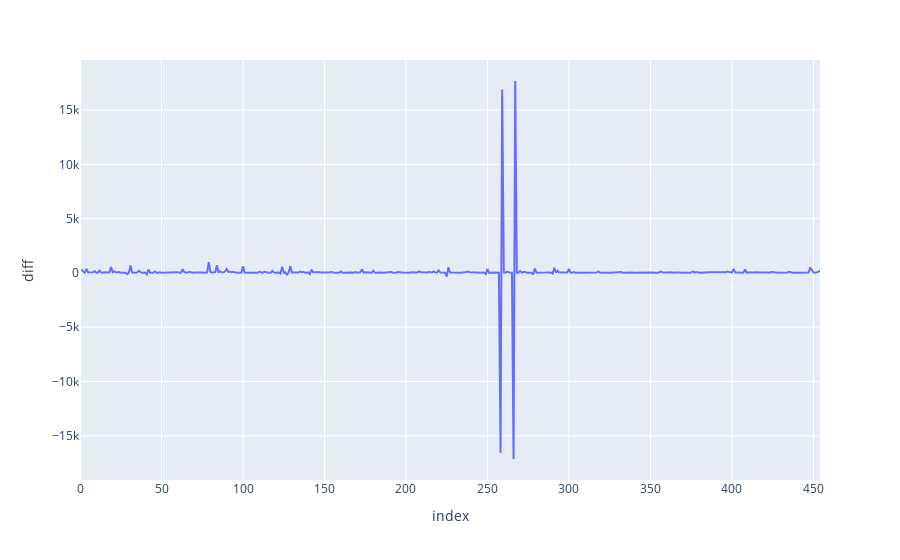

Source (notebook cell):
### Code cell
fig = px.line(df, y='diff')
fig

### Figure 1 — Plotly figure (JSON) as saved in the notebook; plotly's stock layout.template omitted (floating-point values rounded to 4 significant figures; data arrays with more than 128 entries replaced by an {"elided": "..."} marker saying what was removed)
{"data": [{"hovertemplate": "index=%{x}<br>diff=%{y}<extra></extra>", "legendgroup": "", "line": {"color": "#636efa", "dash": "solid"}, "marker": {"symbol": "circle"}, "mode": "lines", "name": "", "orientation": "v", "showlegend": false, "type": "scatter", "x": {"elided": "455 int values"}, "xaxis": "x", "y": {"elided": "455 float values"}, "yaxis": "y"}], "layout": {"legend": {"tracegroupgap": 0}, "margin": {"t": 60}, "xaxis": {"anchor": "y", "domain": [0, 1], "title": {"text": "index"}}, "yaxis": {"anchor": "x", "domain": [0, 1], "title": {"text": "diff"}}}}
